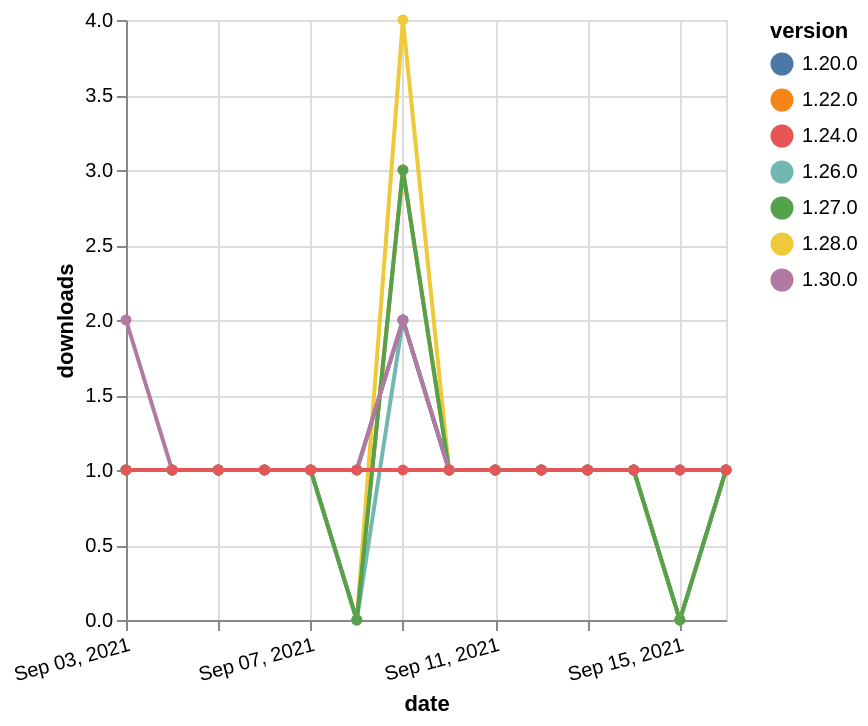

Express this chart as Vega-Lite.
### Vega-Lite specification from a JSON file in a GitHub repository (floating-point values rounded to 4 significant figures)
{"$schema": "https://vega.github.io/schema/vega-lite/v5.json", "description": "A simple bar chart with embedded data.", "data": {"values": [{"date": "2021-09-03", "total": 179, "delta": 1, "version": "1.22.0"}, {"date": "2021-09-04", "total": 180, "delta": 1, "version": "1.22.0"}, {"date": "2021-09-05", "total": 181, "delta": 1, "version": "1.22.0"}, {"date": "2021-09-06", "total": 182, "delta": 1, "version": "1.22.0"}, {"date": "2021-09-07", "total": 183, "delta": 1, "version": "1.22.0"}, {"date": "2021-09-08", "total": 183, "delta": 0, "version": "1.22.0"}, {"date": "2021-09-09", "total": 186, "delta": 3, "version": "1.22.0"}, {"date": "2021-09-10", "total": 187, "delta": 1, "version": "1.22.0"}, {"date": "2021-09-11", "total": 188, "delta": 1, "version": "1.22.0"}, {"date": "2021-09-12", "total": 189, "delta": 1, "version": "1.22.0"}, {"date": "2021-09-13", "total": 190, "delta": 1, "version": "1.22.0"}, {"date": "2021-09-14", "total": 191, "delta": 1, "version": "1.22.0"}, {"date": "2021-09-15", "total": 191, "delta": 0, "version": "1.22.0"}, {"date": "2021-09-16", "total": 192, "delta": 1, "version": "1.22.0"}, {"date": "2021-09-03", "total": 169, "delta": 1, "version": "1.28.0"}, {"date": "2021-09-04", "total": 170, "delta": 1, "version": "1.28.0"}, {"date": "2021-09-05", "total": 171, "delta": 1, "version": "1.28.0"}, {"date": "2021-09-06", "total": 172, "delta": 1, "version": "1.28.0"}, {"date": "2021-09-07", "total": 173, "delta": 1, "version": "1.28.0"}, {"date": "2021-09-08", "total": 173, "delta": 0, "version": "1.28.0"}, {"date": "2021-09-09", "total": 177, "delta": 4, "version": "1.28.0"}, {"date": "2021-09-10", "total": 178, "delta": 1, "version": "1.28.0"}, {"date": "2021-09-11", "total": 179, "delta": 1, "version": "1.28.0"}, {"date": "2021-09-12", "total": 180, "delta": 1, "version": "1.28.0"}, {"date": "2021-09-13", "total": 181, "delta": 1, "version": "1.28.0"}, {"date": "2021-09-14", "total": 182, "delta": 1, "version": "1.28.0"}, {"date": "2021-09-15", "total": 182, "delta": 0, "version": "1.28.0"}, {"date": "2021-09-16", "total": 183, "delta": 1, "version": "1.28.0"}, {"date": "2021-09-03", "total": 140, "delta": 1, "version": "1.26.0"}, {"date": "2021-09-04", "total": 141, "delta": 1, "version": "1.26.0"}, {"date": "2021-09-05", "total": 142, "delta": 1, "version": "1.26.0"}, {"date": "2021-09-06", "total": 143, "delta": 1, "version": "1.26.0"}, {"date": "2021-09-07", "total": 144, "delta": 1, "version": "1.26.0"}, {"date": "2021-09-08", "total": 144, "delta": 0, "version": "1.26.0"}, {"date": "2021-09-09", "total": 146, "delta": 2, "version": "1.26.0"}, {"date": "2021-09-10", "total": 147, "delta": 1, "version": "1.26.0"}, {"date": "2021-09-11", "total": 148, "delta": 1, "version": "1.26.0"}, {"date": "2021-09-12", "total": 149, "delta": 1, "version": "1.26.0"}, {"date": "2021-09-13", "total": 150, "delta": 1, "version": "1.26.0"}, {"date": "2021-09-14", "total": 151, "delta": 1, "version": "1.26.0"}, {"date": "2021-09-15", "total": 151, "delta": 0, "version": "1.26.0"}, {"date": "2021-09-16", "total": 152, "delta": 1, "version": "1.26.0"}, {"date": "2021-09-03", "total": 217, "delta": 1, "version": "1.20.0"}, {"date": "2021-09-04", "total": 218, "delta": 1, "version": "1.20.0"}, {"date": "2021-09-05", "total": 219, "delta": 1, "version": "1.20.0"}, {"date": "2021-09-06", "total": 220, "delta": 1, "version": "1.20.0"}, {"date": "2021-09-07", "total": 221, "delta": 1, "version": "1.20.0"}, {"date": "2021-09-08", "total": 222, "delta": 1, "version": "1.20.0"}, {"date": "2021-09-09", "total": 224, "delta": 2, "version": "1.20.0"}, {"date": "2021-09-10", "total": 225, "delta": 1, "version": "1.20.0"}, {"date": "2021-09-11", "total": 226, "delta": 1, "version": "1.20.0"}, {"date": "2021-09-12", "total": 227, "delta": 1, "version": "1.20.0"}, {"date": "2021-09-13", "total": 228, "delta": 1, "version": "1.20.0"}, {"date": "2021-09-14", "total": 229, "delta": 1, "version": "1.20.0"}, {"date": "2021-09-15", "total": 230, "delta": 1, "version": "1.20.0"}, {"date": "2021-09-16", "total": 231, "delta": 1, "version": "1.20.0"}, {"date": "2021-09-03", "total": 130, "delta": 1, "version": "1.27.0"}, {"date": "2021-09-04", "total": 131, "delta": 1, "version": "1.27.0"}, {"date": "2021-09-05", "total": 132, "delta": 1, "version": "1.27.0"}, {"date": "2021-09-06", "total": 133, "delta": 1, "version": "1.27.0"}, {"date": "2021-09-07", "total": 134, "delta": 1, "version": "1.27.0"}, {"date": "2021-09-08", "total": 134, "delta": 0, "version": "1.27.0"}, {"date": "2021-09-09", "total": 137, "delta": 3, "version": "1.27.0"}, {"date": "2021-09-10", "total": 138, "delta": 1, "version": "1.27.0"}, {"date": "2021-09-11", "total": 139, "delta": 1, "version": "1.27.0"}, {"date": "2021-09-12", "total": 140, "delta": 1, "version": "1.27.0"}, {"date": "2021-09-13", "total": 141, "delta": 1, "version": "1.27.0"}, {"date": "2021-09-14", "total": 142, "delta": 1, "version": "1.27.0"}, {"date": "2021-09-15", "total": 142, "delta": 0, "version": "1.27.0"}, {"date": "2021-09-16", "total": 143, "delta": 1, "version": "1.27.0"}, {"date": "2021-09-03", "total": 112, "delta": 2, "version": "1.30.0"}, {"date": "2021-09-04", "total": 113, "delta": 1, "version": "1.30.0"}, {"date": "2021-09-05", "total": 114, "delta": 1, "version": "1.30.0"}, {"date": "2021-09-06", "total": 115, "delta": 1, "version": "1.30.0"}, {"date": "2021-09-07", "total": 116, "delta": 1, "version": "1.30.0"}, {"date": "2021-09-08", "total": 117, "delta": 1, "version": "1.30.0"}, {"date": "2021-09-09", "total": 119, "delta": 2, "version": "1.30.0"}, {"date": "2021-09-10", "total": 120, "delta": 1, "version": "1.30.0"}, {"date": "2021-09-11", "total": 121, "delta": 1, "version": "1.30.0"}, {"date": "2021-09-12", "total": 122, "delta": 1, "version": "1.30.0"}, {"date": "2021-09-13", "total": 123, "delta": 1, "version": "1.30.0"}, {"date": "2021-09-14", "total": 124, "delta": 1, "version": "1.30.0"}, {"date": "2021-09-15", "total": 125, "delta": 1, "version": "1.30.0"}, {"date": "2021-09-16", "total": 126, "delta": 1, "version": "1.30.0"}, {"date": "2021-09-03", "total": 161, "delta": 1, "version": "1.24.0"}, {"date": "2021-09-04", "total": 162, "delta": 1, "version": "1.24.0"}, {"date": "2021-09-05", "total": 163, "delta": 1, "version": "1.24.0"}, {"date": "2021-09-06", "total": 164, "delta": 1, "version": "1.24.0"}, {"date": "2021-09-07", "total": 165, "delta": 1, "version": "1.24.0"}, {"date": "2021-09-08", "total": 166, "delta": 1, "version": "1.24.0"}, {"date": "2021-09-09", "total": 167, "delta": 1, "version": "1.24.0"}, {"date": "2021-09-10", "total": 168, "delta": 1, "version": "1.24.0"}, {"date": "2021-09-11", "total": 169, "delta": 1, "version": "1.24.0"}, {"date": "2021-09-12", "total": 170, "delta": 1, "version": "1.24.0"}, {"date": "2021-09-13", "total": 171, "delta": 1, "version": "1.24.0"}, {"date": "2021-09-14", "total": 172, "delta": 1, "version": "1.24.0"}, {"date": "2021-09-15", "total": 173, "delta": 1, "version": "1.24.0"}, {"date": "2021-09-16", "total": 174, "delta": 1, "version": "1.24.0"}]}, "width": "container", "mark": {"type": "line", "point": {"filled": true}}, "encoding": {"x": {"field": "date", "type": "temporal", "timeUnit": "yearmonthdate", "title": "date", "axis": {"labelAngle": -15}}, "y": {"field": "delta", "type": "quantitative", "title": "downloads"}, "color": {"field": "version", "type": "nominal"}, "tooltip": {"field": "delta"}}}
